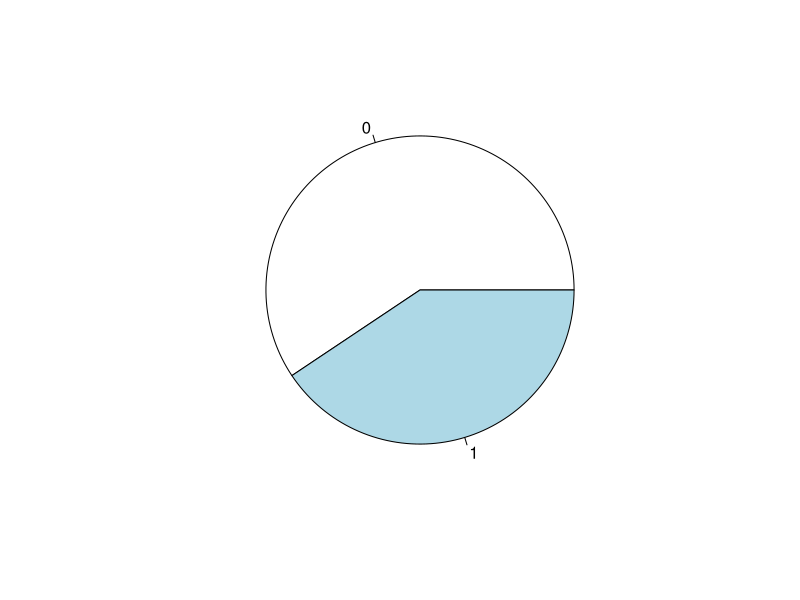
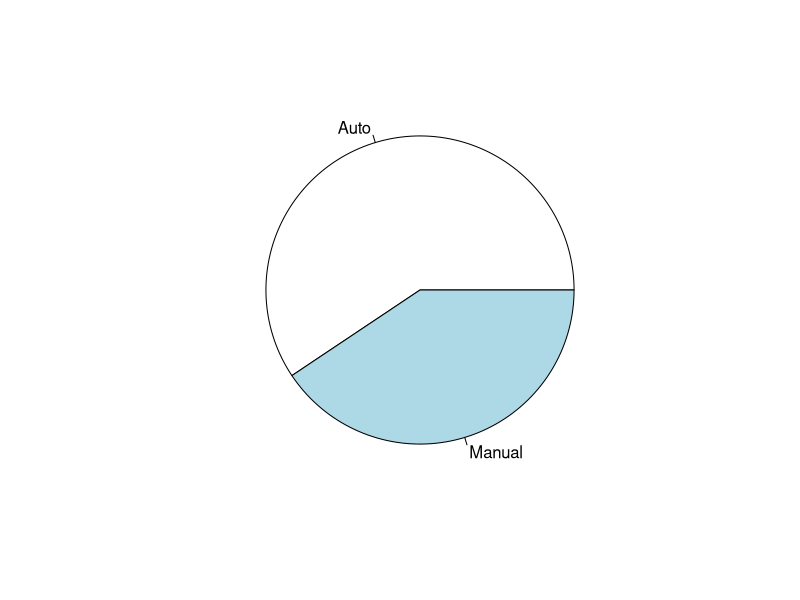
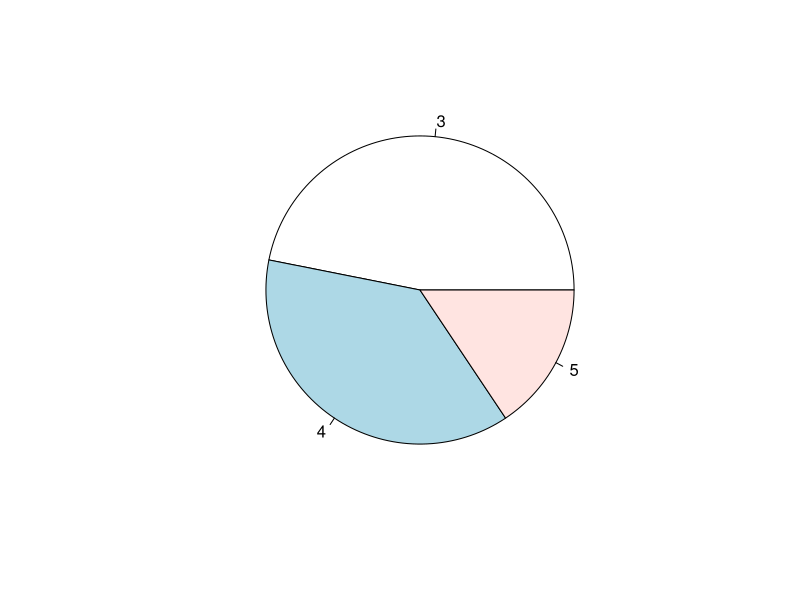
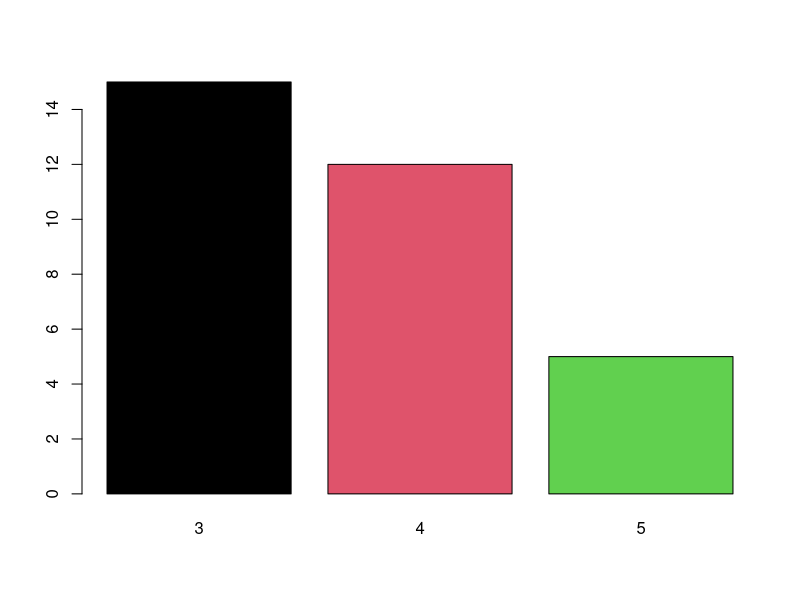
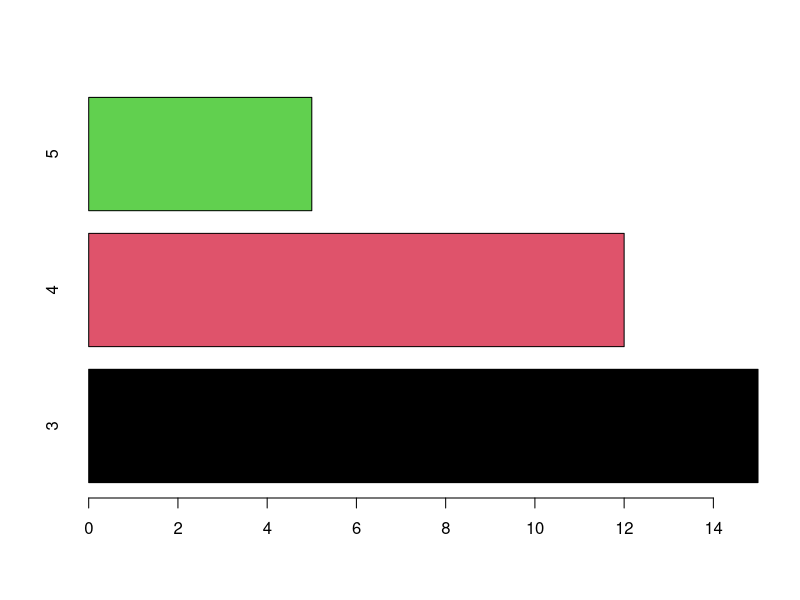
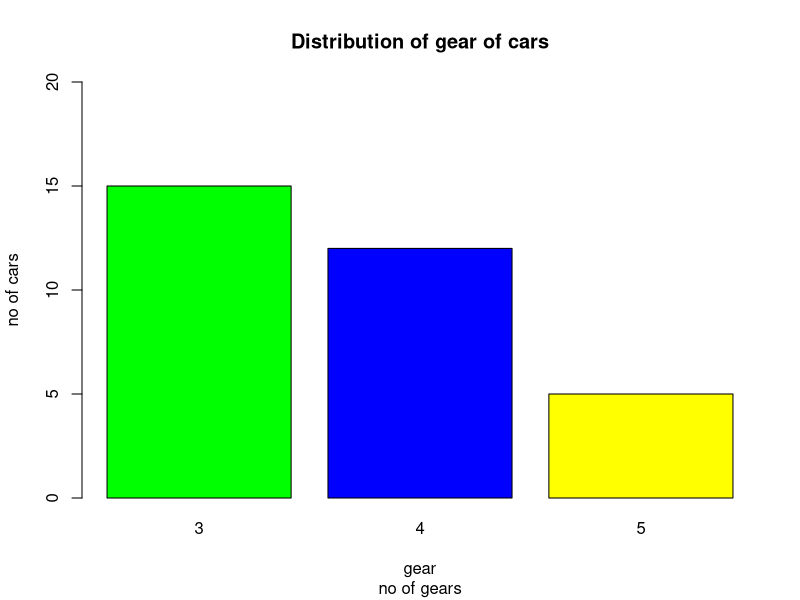

These charts were generated, in order, by the following R code:
#analysis of dataset mtcars using dplyr
#file name :dplyr-mtcars.R

library(dplyr)
?mtcars

#structure of data set
str(mtcars)
dim(mtcars)
names(mtcars) ; colnames(mtcars) #column names
rownames(mtcars) #rownames
summary(mtcars)

#summary activites on mtcars
t1= table(mtcars$am) #transmission
pie(t1)
19/32*360
pie(t1,labels=c('Auto','Manual'))
t2= table(mtcars$gear)
pie(t2)
barplot(t2, col=1:3) #color
barplot(t2, col=1:3, horiz=T) #horizont
barplot(t2, col=c('green','blue','yellow'),xlab='gear',ylab='no of cars',ylim=c(0,20))
title(main='Distribution of gear of cars', sub='no of gears') #plot title name

#using dplyr %>% is chaining function
mtcars %>% select(mpg) %>% slice(c(1:5,10))
#select for columns, slice for rows
mtcars %>% arrange(mpg) #asscending order of mileage
mtcars %>% arrange(am, desc(mpg)) %>%select(am,mpg) #asscending order of am, descending order of mpg
mtcars%>% mutate(rn= rownames(mtcars)) %>% select(rn,mpg)

mtcars %>% slice(c(157))
mtcars %>% sample_n(3)
mtcars %>% sample_frac(.2)
mtcars %>% select(sample(x=c(1:11), size=2)) %>% head
?mutate

sample(x=1:11, size=2)

mtcars %>% mutate(newmpg = mpg * 1.1)
mutate(mtcars, newmpg = mpg *1.2)

mtcars %>% group_by(am) %>% summarise(MeanMPG = mean(mpg))
mtcars %>% group_by(am) %>% summarise(MeanMPG = mean(mpg), maxHP= max(hp), MinWT = min(wt))
mtcars %>% group_by(gear,cyl) %>% summarise(meanMPG= mean(mpg))
